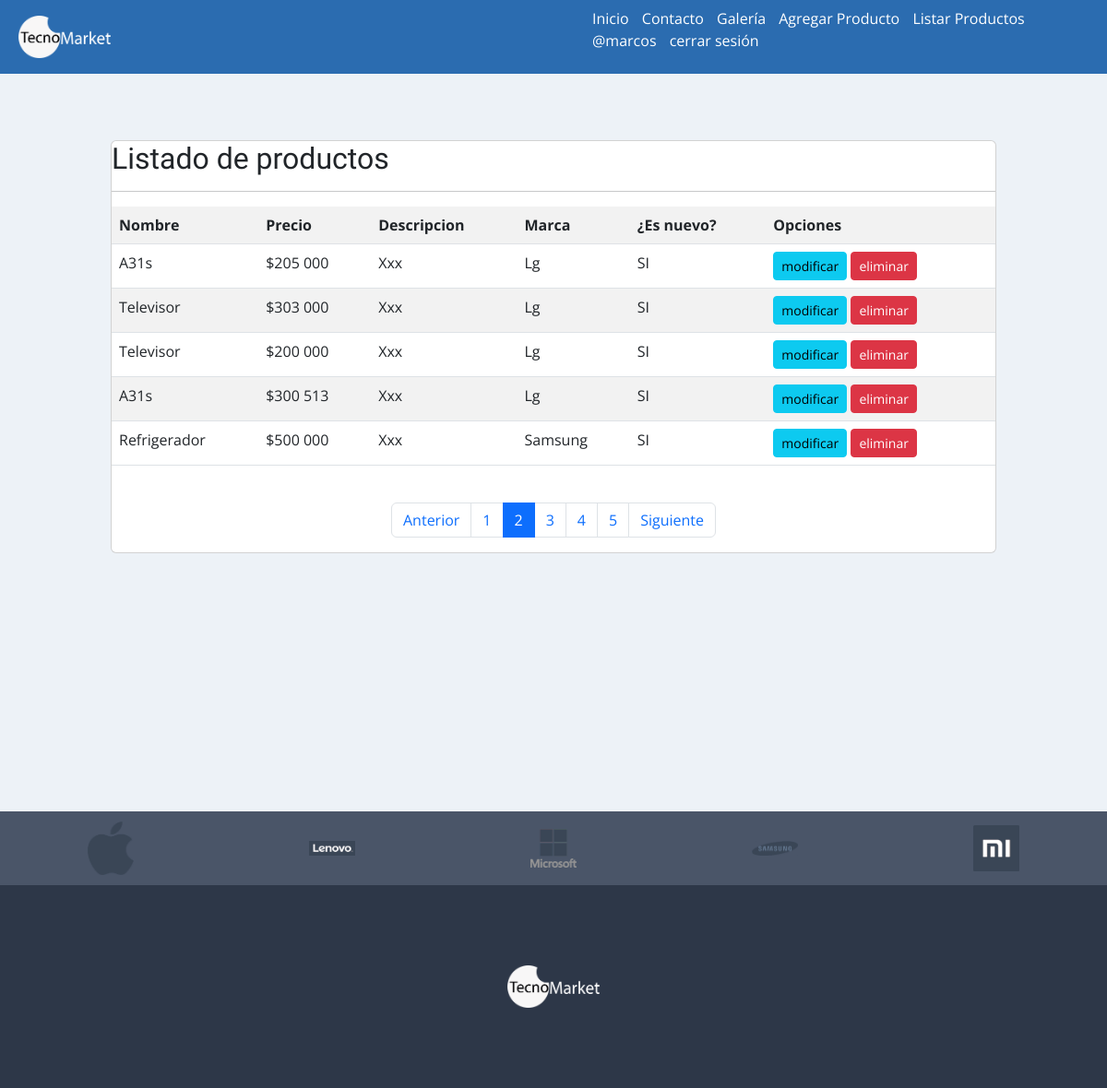
The page /listar-productos/?page=2 (signed in) on the database its author committed.
### appweb/models.py (models this page shows, shortened)
class Producto(models.Model):
    nombre = models.CharField(max_length=50)
    precio = models.IntegerField()
    descripcion = models.TextField()
    nuevo = models.BooleanField()
    marca = models.ForeignKey(Marca, on_delete=models.PROTECT)
    fecha_fabricacion = models.DateField()
    imagen = models.ImageField(upload_to="productos", null=True)

class Marca(models.Model):
    nombre = models.CharField(max_length=50)
    def __str__(self):
        return self.nombre

### appweb/views.py (the view)
# urls.py: path('listar-productos/', listar_productos, name="listar_productos"),
@permission_required('appweb.view_producto')
def listar_productos(request):
    productos = Producto.objects.all()
    page = request.GET.get('page', 1)
    try:
        paginator = Paginator(productos, 5)
        productos = paginator.page(page)
    except:
        raise Http404
    data = {
        'entity': productos,
        'paginator': paginator
    }
    return render(request, 'app/producto/listar.html', data)

### appweb/templates/app/producto/listar.html (shortened to what this page needs)
{% extends 'app/base.html' %}
{% block contenido %}
{% load humanize %}
<br><br><br>
<div class="card">
    <div class="car-body">
            <h2>Listado de productos</h2>
            <hr>
            <table class="table table-striped table-hover table-responsive-sm">
                <tr>
                    <th>Nombre</th>
                    <th>Precio</th>
                    <th>Descripcion</th>
                    <th>Marca</th>
                    <th>¿Es nuevo?</th>
                    <th>Opciones</th>
                </tr>
                {% for p in entity %}
                <tr>
                    <td>{{ p.nombre | title }}</td>
                    <td>${{ p.precio | intcomma }}</td>
                    <td>{{ p.descripcion | title }}</td>
                    <td>{{ p.marca | title }}</td>
                    <td>
                        {% if p.nuevo %}
                        SI
                        {% else %}
                        NO
                        {% endif %}
                    </td>
                    <td>
                        {% if perms.appweb.change_producto %}
                        <a href="{%  url 'modificar_producto' p.id %}" class="btn btn-info btn-sm">modificar</a>
                        {% endif %}
                        {% if perms.appweb.delete_producto %}
                        <a href="#" onClick="eliminarProducto({{ p.id }})" class="btn btn-danger btn-sm">eliminar</a>
                        {% endif %}
                    </td>
                </tr>
                {% endfor %}
            </table>
            <br>
            <div>
                {% include 'app/paginator.html' %}
            </div>
    </div>
</div>
{% endblock %}

### appweb/templates/app/base.html (shortened to what this page needs)
<!DOCTYPE html>
<html lang="es">
<head>
    <link href="https://cdn.jsdelivr.net/npm/bootstrap@5.2.0-beta1/dist/css/bootstrap.min.css" rel="stylesheet">
    {% load static %}
    <link rel="stylesheet" href="{% static 'app/css/estilos.css' %}">
</head>
<body>
    <header id="header">
        <div class="contenedor_logo">
            <img  class="logo"  src="{% static 'app/img/tecnomarketpngicono.png' %}" alt="logo">
        </div>
        <div>
            <nav id="nav">
                <ul>
                    <li>
                        <a href="{% url 'home' %}"> Inicio </a>
                    </li>
                    <li>
                        <a href="{% url 'contacto' %}">Contacto</a>
                    </li>
                    <li><a href="{% url 'galeria' %}">Galería</a></li>
                    {% if perms.appweb.add_producto %}
                    <li><a href="{% url 'agregar_producto' %}">Agregar Producto</a></li>
                    {% endif %}
                    {% if perms.appweb.view_producto %}
                    <li><a href="{% url 'listar_productos' %}">Listar Productos</a></li>
                    {% endif %}
                    {% if user.is_authenticated %}
                    <li>
                        <a href="#">@{{ user.username }}</a>
                    </li>
                    <li>
                        <a href="{% url 'logout' %}">cerrar sesión</a>
                    </li>
                    {% endif %}
                </ul>
            </nav>
        </div>
    </header>
    <div id="contenido">
         {% block contenido %}
         {% endblock %}
    </div>
    <footer>
        <div class="marcas">
            <img src="{% static 'app/img/footer/apple.png' %}" alt="apple">
            <img src="{% static 'app/img/footer/lenovo.png' %}" alt="lenovo">
            <img src="{% static 'app/img/footer/microsoft.png' %}" alt="microsoft">
            <img src="{% static 'app/img/footer/samsung.png' %}" alt="samsung">
            <img src="{% static 'app/img/footer/xiaomi.png' %}" alt="xiaomi">
        </div>
        <div class="logo_footer">
            <img src="{% static 'app/img/tecnomarketpngicono.png' %}" alt="logo">
        </div>
    </footer>
</body>
</html>

### appweb/static/app/css/estilos.css (style rules this page uses)
* { margin:0; padding:0; }
body { background-color:#EDF2F7; font-family: 'Open Sans', sans-serif; }
h1,h2 { font-family: 'Balsamiq Sans', cursive; }
header { width: 100%; height: 80px; background-color: #2B6CB0; display: flex; justify-content: space-between; }
header > div { width: 50%; }
.contenedor_logo { display: flex; align-items: center; }
.logo { width: 100px; margin-left: 20px; }
nav { display: flex; justify-content: flex-end; align-items: center; height: 100%; }
nav > ul { margin-right: 50px; }
nav > ul > li { display: inline; margin-left: 10px; }
nav a { color:white; text-decoration: none; }
#contenido { width: 80%; margin:auto; max-width: 1280px; min-height: 100vh; }
footer { width: 100%; height: 300px; background-color: #2D3748; }
footer > .marcas { width: 100%; height: 80px; background-color: #4A5568; display: flex; justify-content: space-around; align-items: center; }
footer > .marcas > img { width: 50px; }
footer > .logo_footer { display: flex; justify-content: center; align-items: center; height: calc(100% - 80px); }
footer > .logo_footer > img { width: 100px; }

### rows shown on the page
Producto: nombre "A31s", precio "205 000", descripcion "Xxx", marca "Lg", nuevo "SI"
Producto: nombre "Televisor", precio "303 000", descripcion "Xxx", marca "Lg", nuevo "SI"
Producto: nombre "Televisor", precio "200 000", descripcion "Xxx", marca "Lg", nuevo "SI"
Producto: nombre "A31s", precio "300 513", descripcion "Xxx", marca "Lg", nuevo "SI"
Producto: nombre "Refrigerador", precio "500 000", descripcion "Xxx", marca "Samsung", nuevo "SI"

### other values the page prints
{{ user.username }} "marcos"
{{ page }} "1" "2" "3" "4" "5"
